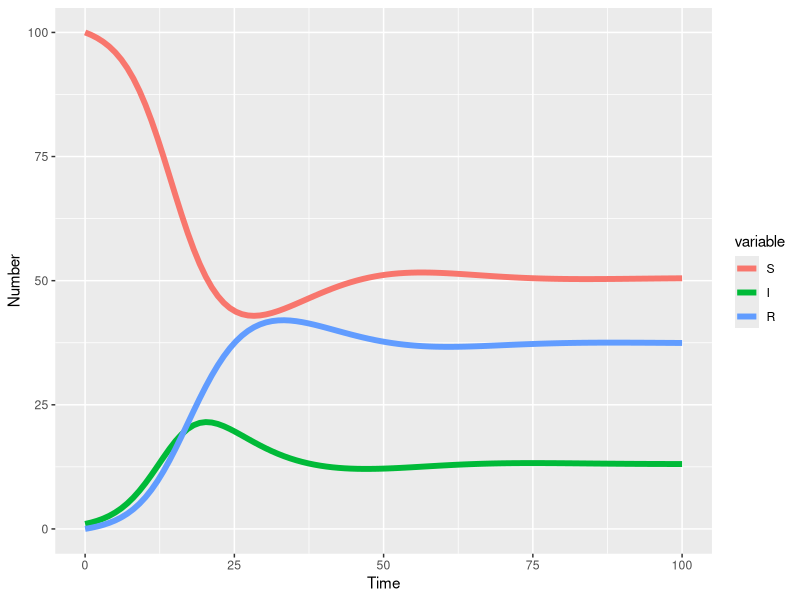

The R script that drew this image: (Note: this script raises an error after producing the figure.)
# Session 4 Exercise

library(kableExtra)
library(deSolve)
library(reshape2)
library(ggplot2)

# Let's build off of this SIR model to code an RSV model:
# 1) All individuals are infectious for several days before becoming symptomatic (𝜼)
# 2) Some infectious individuals become symptomatic, and some do not. 


# Then, we write these as difference equations:
# In these equations,
#   lambda is the force (or rate) of infection per susceptible person. Which is: 
#       - contact rate, alpha = 5, multiplied by 
#       - probability of infection on contact with an infectious person beta = 0.1, multiplied by 
#       - the probability that a randomly encountered person is infectious I/N 
#   mu = 0.05 is the birth and death rate, maintaining constant population size 
#   omega = 0.02 is the rate at which immunity is lost 
#   sigma = 0.2 is the recovery rate 
#   phi = 0.2 is the rate of becoming symptomatically infectious 
#   epsilon = 0.35 is the symptomatic ratio

# Define the model -------------------------------------------------------------

# Please define parameters -- THESE ARE THE MODEL PARAMETERS
parms <- c(alpha = 5,         # alpha = daily contacts
           beta = 0.1,        # beta = probability of infection on contact
           sigma = 0.2,       # sigma = rate of recovery per day
           mu = 0.05,         # mu =  per capita birth and death rate
           omega = 0.02)      # omega = rate of immune loss per day

# Please define the initial conditions --  THESE ARE THE CONDITIONS AT THE START OF THE SIMULATION
# Start with 3 million susceptible, 3 asymptomatically infectious, and 1 symptomatically infectious
init <- c(S = 100,          # number initially susceptible
          I = 1,            # number initially infectious
          R = 0)            # number initially immune or "recovered"

# Please write the model equations dS, dE, dA, dI, and dR.  They are written as a function called sir_ode.  
sir_ode <- function(times,init,parms){
  with(as.list(c(parms,init)), {
    # ODEs
    dS <- mu*(S+I+R) + omega*R - alpha*beta*(I/(S+I+R))*S - mu*S 
    dI <- alpha*beta*(I/(S+I+R))*S - sigma*I - mu*I
    dR <- sigma*I  - omega*R - mu*R
    list(c(dS,dI,dR))
  })
}

# This creates the output from model equations.  
#If you want to run the model for longer, change the second term eg: seq(0,200,...)
# Run this model for 10 years
times <- seq(0,100,length.out=100)
sir_out <- lsoda(init,times,sir_ode,parms)
sir_out_long <- melt(as.data.frame(sir_out),"time")

#Plotting the model output
ggplot(sir_out_long,aes(x=time,y=value,colour=variable,group=variable))+
  geom_line(lwd=2)+             #Add line
  xlab("Time")+ylab("Number")   #Add labels

# - What is the peak magnitude? 
peak_mag = max(sir_out_long %>% filter(variable == "I") %>% select(value))
peak_mag 

# - When does the peak occur (what timestep)?
# (Time at which I compartment is at maximum)
peak_time <- sir_out_long %>% filter(value == peak_mag) %>% select(time)
peak_time 

# - What is the cumulative incidence (better question than attack rate for this outbreak)?
sir_out_wide <- sir_out_long %>% pivot_wider(., id_cols = c("time"), names_from = c("variable"), values_from = c("value"))
sir_out_wide <- sir_out_wide %>%
  mutate(incid = parms["alpha"]*parms["beta"]*(I/(S+I+R))*S)
sum(sir_out_wide$incid) 
